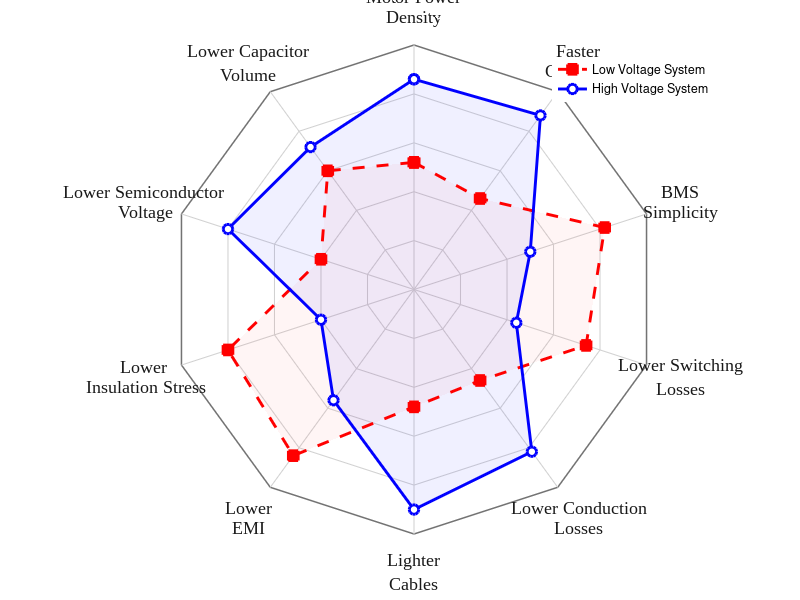

MATLAB code to generate this figure: (Note: this script raises an error after producing the figure.)
%% ========================================================================
% RADAR PLOT: 400-V vs 800-V ELECTRIC VEHICLE SYSTEM
%
% 10 comparison categories
% No external MATLAB toolbox required.
%
% Suitable for an IEEE-style figure.
%
% IMPORTANT:
% The numerical scores below are normalized/illustrative scores.
% Replace them with your chosen/source-supported values if needed.
% ========================================================================

clear;
clc;
close all;

%% ========================================================================
% CATEGORIES
% ========================================================================

categories = { ...
    'Motor Power\nDensity', ...
    'Faster\nCharging', ...
    'BMS\nSimplicity', ...
    'Lower Switching\nLosses', ...
    'Lower Conduction\nLosses', ...
    'Lighter\nCables', ...
    'Lower\nEMI', ...
    'Lower \nInsulation Stress', ...
    'Lower Semiconductor \nVoltage', ...
    'Lower Capacitor\nVolume' ...
    };

%% ========================================================================
% DATA
%
% Radar scale:
% 0 = low
% 5 = high
%
% NOTE:
% For categories such as "Lower Conduction Losses", a higher value
% represents a benefit.
%
% For "Insulation stress proxy" and "Semiconductor voltage requirement",
% a higher value represents a larger design stress/requirement.
%
% ========================================================================

%% 400-V system

data400 = [ ...
    2.6, ...   % Motor Power Density
    2.3, ...   % Faster Charging
    4.1, ...   % BMS Simplicity
    3.7, ...   % Lower Switching Losses
    2.3, ...   % Lower Conduction Losses
    2.4, ...   % Lighter Cables
    4.2, ...   % Lower EMI
    4.0, ...   % Insulation stress proxy
    2.0, ...   % Semiconductor voltage requirement
    3.0  ...   % DC-link capacitor volume
    ];

%% 800-V system

data800 = [ ...
    4.3, ...   % Motor Power Density
    4.4, ...   % Faster Charging
    2.5, ...   % BMS Simplicity
    2.2, ...   % Lower Switching Losses
    4.1, ...   % Lower Conduction Losses
    4.5, ...   % Lighter Cables
    2.8, ...   % Lower EMI
    2.0, ...   % Insulation stress proxy
    4.0, ...   % Semiconductor voltage requirement
    3.6  ...   % DC-link capacitor volume
    ];

%% ========================================================================
% CHECK DATA
% ========================================================================

N = length(categories);

if length(data400) ~= N || length(data800) ~= N
    error('Number of data values must match number of categories.');
end

%% ========================================================================
% FIGURE SETTINGS
% ========================================================================

figureWidth  = 20;       % cm
figureHeight = 15;       % cm

fontName = 'Times New Roman';

labelFontSize  = 13;
legendFontSize = 12;

lineWidth  = 2.1;
markerSize = 7;

%% ========================================================================
% COLORS
% ========================================================================

% Muted journal-style colors

color400 = [1 0 0];      % soft orange
color800 = [0 0 1];      % muted blue

gridColor  = [0.82 0.82 0.82];
outerColor = [0.45 0.45 0.45];
textColor  = [0.10 0.10 0.10];

%% ========================================================================
% RADAR SETTINGS
% ========================================================================

rMax = 5;

radialLevels = 1:rMax;

% Start from top and proceed clockwise

theta = pi/2 - (0:N-1)*(2*pi/N);

% Close polygon

thetaClosed = [theta theta(1)];

%% ========================================================================
% CREATE FIGURE
% ========================================================================

fig = figure( ...
    'Color','w', ...
    'Units','centimeters', ...
    'Position',[2 2 figureWidth figureHeight]);

ax = axes(fig);

hold(ax,'on');

axis(ax,'equal');
axis(ax,'off');

%% ========================================================================
% DRAW RADIAL POLYGON GRID
% ========================================================================

for rr = radialLevels

    xGrid = rr*cos(thetaClosed);
    yGrid = rr*sin(thetaClosed);

    if rr == rMax

        plot( ...
            ax, ...
            xGrid, ...
            yGrid, ...
            '-', ...
            'Color',outerColor, ...
            'LineWidth',1.1);

    else

        plot( ...
            ax, ...
            xGrid, ...
            yGrid, ...
            '-', ...
            'Color',gridColor, ...
            'LineWidth',0.75);

    end

end

%% ========================================================================
% DRAW SPOKES
% ========================================================================

for k = 1:N

    plot( ...
        ax, ...
        [0 rMax*cos(theta(k))], ...
        [0 rMax*sin(theta(k))], ...
        '-', ...
        'Color',gridColor, ...
        'LineWidth',0.75);

end

%% ========================================================================
% CONVERT DATA TO CARTESIAN COORDINATES
% ========================================================================

data400Closed = [data400 data400(1)];
data800Closed = [data800 data800(1)];

x400 = data400Closed .* cos(thetaClosed);
y400 = data400Closed .* sin(thetaClosed);

x800 = data800Closed .* cos(thetaClosed);
y800 = data800Closed .* sin(thetaClosed);

%% ========================================================================
% OPTIONAL LIGHT FILLS
% ========================================================================

patch( ...
    ax, ...
    x400, ...
    y400, ...
    color400, ...
    'FaceAlpha',0.04, ...
    'EdgeColor','none', ...
    'HandleVisibility','off');

patch( ...
    ax, ...
    x800, ...
    y800, ...
    color800, ...
    'FaceAlpha',0.06, ...
    'EdgeColor','none', ...
    'HandleVisibility','off');

%% ========================================================================
% PLOT 400-V SYSTEM
% ========================================================================

h400 = plot( ...
    ax, ...
    x400, ...
    y400, ...
    '--', ...
    'Color',color400, ...
    'LineWidth',lineWidth, ...
    'Marker','s', ...
    'MarkerSize',markerSize, ...
    'MarkerFaceColor',color400, ...
    'MarkerEdgeColor',color400);

%% ========================================================================
% PLOT 800-V SYSTEM
% ========================================================================

h800 = plot( ...
    ax, ...
    x800, ...
    y800, ...
    '-', ...
    'Color',color800, ...
    'LineWidth',lineWidth, ...
    'Marker','o', ...
    'MarkerSize',markerSize, ...
    'MarkerFaceColor','w', ...
    'MarkerEdgeColor',color800);

%% ========================================================================
% CATEGORY LABELS
%
% All labels are centered.
% sprintf() converts \n into line breaks.
% ========================================================================

labelRadius = 5.75;

for k = 1:N

    xText = labelRadius*cos(theta(k));
    yText = labelRadius*sin(theta(k));

    labelString = sprintf(categories{k});

    text( ...
        ax, ...
        xText, ...
        yText, ...
        labelString, ...
        'FontName',fontName, ...
        'FontSize',labelFontSize, ...
        'Color',textColor, ...
        'HorizontalAlignment','center', ...
        'VerticalAlignment','middle', ...
        'Interpreter','tex');

end

%% ========================================================================
% LEGEND
% ========================================================================

lgd = legend( ...
    ax, ...
    [h400 h800], ...
    { ...
    'Low Voltage System', ...
    'High Voltage System' ...
    }, ...
    'Location','northeast', ...
    'Box','off');

lgd.FontName = fontName;
lgd.FontSize = legendFontSize;

%% ========================================================================
% AXIS LIMITS
%
% Extra space is included for multi-line labels.
% ========================================================================

xlim(ax,[-6.9 6.9]);
ylim(ax,[-6.7 6.7]);

%% ========================================================================
% ENABLE MANUAL EDITING
% ========================================================================

plotedit(fig,'on');

%% ========================================================================
% EXPORT
% ========================================================================

% Save editable MATLAB figure:
%
% savefig(fig,'400V_800V_Radar_10Categories.fig');

% Vector PDF for IEEE:
%
% exportgraphics( ...
%     fig, ...
%     '400V_800V_Radar_10Categories.pdf', ...
%     'ContentType','vector', ...
%     'BackgroundColor','white');

% High-resolution PNG:
%
% exportgraphics( ...
%     fig, ...
%     '400V_800V_Radar_10Categories.png', ...
%     'Resolution',600, ...
%     'BackgroundColor','white');
